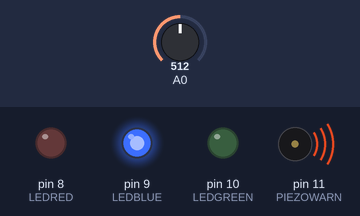
Simulated run of this sketch. Board: Arduino Uno, built with avr-gcc and run on an emulated ATmega328P. Shown: output pins drawn as LEDs (lit = HIGH), buzzer (waves = sounding). Inputs (shaded band) come from the test bench; at power-on: A0 = 512. What the sketch prints to the serial monitor is not drawn.

Above: at 1.3 s.
1.4 s: A0 set to 492
At 2.8 s:
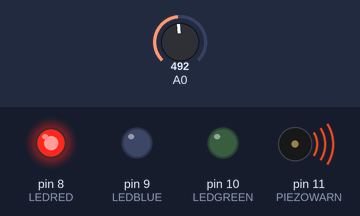
3.1 s: A0 set to 1023
At 4.0 s:
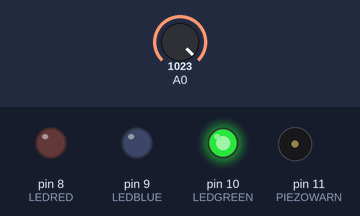
4.6 s: A0 set to 1009
6.1 s: A0 set to 992
At 6.9 s:
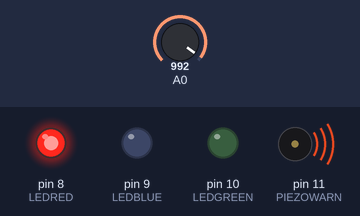
7.7 s: A0 set to 769
9.2 s: A0 set to 737
At 10.8 s:
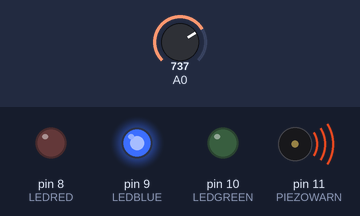
Timing chart, 0 to 11.8 s (numbered marks = the images above; inputs shaded):
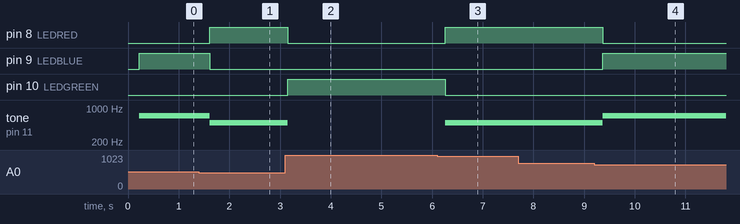

The sketch:

Vibration.ino
```cpp
/*
  SW-18010P Vibration Monitoring System - ADJUSTED FOR MULTI-LEVEL DETECTION

  This code monitors the analog output (A0) of the SW-18010P module
  and reports different alert levels based on the severity of the drop
  in the analog signal (1023 = Quiet, 0 = Max Vibration).
*/

// --- CONFIGURATION ---
#define Dig_pin 7                             // Digital output pin (DO) - Not strictly used, but kept for reference
// --- THRESHOLDS ---
// We define the lower boundary for the three alert levels
#define HIGH_SENSITIVITY_LOWER_BOUND 900      // Analog reading drops below 1001 but stays above 900
#define WARNING_LOWER_BOUND 500               // Analog reading drops below 751 but stays above 500
// Note: ALARM level is below 500
// ---------------------
////////////////////////////////////////
///////Lights Signage
////////////////////////////////////
int LEDRED = 8;
int LEDBLUE = 9;
int LEDGREEN = 10;
int PIEZOWARN = 11;
/////////////////////////////////

int Ana_out = 0;                              // Variable to hold the analog reading (0-1023)
String currentStatus = "Quiet";               // String to hold the current status (e.g., "Quiet", "WARNING", "ALERT")
String lastStatus = "Quiet";                  // String to track previous status

void setup() {
  Serial.begin(9600);
  pinMode(Dig_pin, INPUT);
  Serial.println("--- Vibration Monitoring System Initialized ---");
  Serial.println("Monitoring Multi-Level Thresholds:");
  Serial.println("  HIGH SENSITIVITY ALERT: 900 to 1000");
  Serial.println("  WARNING: 500 to 750");
  Serial.println("  ALARM: 0 to 499");
  //////////////////////////////////////////////////////////////////
  pinMode(LEDRED, OUTPUT);
  pinMode(LEDBLUE, OUTPUT);
  pinMode(LEDGREEN, OUTPUT);
  pinMode(PIEZOWARN, OUTPUT);

}

void loop() {
  Ana_out = analogRead(A0);

  // 1. Determine the current state based on the analog reading
  if (Ana_out < WARNING_LOWER_BOUND) {
    // Value is 0 to 499 -> ALARM (Max Vibration)
    currentStatus = "ALARM";
  } else if (Ana_out < 751) {
    // Value is 500 to 750 -> WARNING (Medium Vibration)
    currentStatus = "WARNING";
  } else if (Ana_out < HIGH_SENSITIVITY_LOWER_BOUND + 100 + 1) { // This line is for demonstration of requested range 900 to 1000
    // Value is 900 to 1000 -> HIGH SENSITIVITY ALERT (Smallest detectable drop)
    // To implement the logic for the HIGH SENSITIVITY ALERT (900-1000),
    // we use a simplified range check: Ana_out < 1001. Since we check
    // WARNING and ALARM first, this catches 900-1000.
    currentStatus = "HIGH SENSITIVITY ALERT";
  } else {
    // Value is 1001 to 1023 -> Quiet
    currentStatus = "Quiet";
  }

  // 2. Report and Check for State Change
  if (currentStatus != lastStatus) {
    // State has just changed! Print a special, noticeable alert.
    if (currentStatus == "HIGH SENSITIVITY ALERT") {
      Serial.println("*************************************************");
      Serial.print("* 🚨 ALERT: HIGH SENSITIVITY VIBRATION DETECTED! 🚨 | Analog: ");
      Serial.print(Ana_out);
      Serial.println(" *");
      Serial.println("*************************************************");
      digitalWrite(LEDRED, HIGH);
      digitalWrite(LEDGREEN, LOW);
      digitalWrite(LEDBLUE, LOW);
      tone(PIEZOWARN, 500.00);
    } else if (currentStatus == "WARNING") {
      Serial.println("-------------------------------------------------");
      Serial.print("⚠️ WARNING: Medium Vibration Detected! | Analog: ");
      Serial.print(Ana_out);
      Serial.println(" ⚠️");
      digitalWrite(LEDBLUE, HIGH);
      tone(PIEZOWARN, 700.00);
      digitalWrite(LEDRED, LOW);
      digitalWrite(LEDGREEN, LOW);
      Serial.println("-------------------------------------------------");
    } else if (currentStatus == "ALARM") {
      Serial.println("!!!!!!!!!!!!!!!!!!!!!!!!!!!!!!!!!!!!!!!!!!!!!!!!!");
      Serial.print("🛑 ALARM: Critical Vibration Detected! | Analog: ");
      Serial.print(Ana_out);
      Serial.println(" 🛑");
      Serial.println("!!!!!!!!!!!!!!!!!!!!!!!!!!!!!!!!!!!!!!!!!!!!!!!!!");
      digitalWrite(LEDRED, HIGH);
      digitalWrite(LEDGREEN, LOW);
      digitalWrite(LEDBLUE, LOW);
      tone(PIEZOWARN, 500.00);
    } else {
      Serial.println("--- System is now QUIET ---");
      digitalWrite(LEDGREEN, HIGH);
      noTone(PIEZOWARN);
      digitalWrite(LEDRED, LOW);
      digitalWrite(LEDBLUE, LOW);
    }
    // Update the last state
    lastStatus = currentStatus;
  }

  // 3. Continuous Monitoring Output
  // Print status every half-second, but only if the system is not Quiet
  if (currentStatus != "Quiet") {
    Serial.print("Status: ");
    Serial.print(currentStatus);
    Serial.print(" | Analog: ");
    Serial.println(Ana_out);
  }

  delay(300); // Wait for half a second before the next reading
}	
```

Measured:
- the behaviour switches between 500 and 499 on A0 (found by bisection; images 0 and 1)
- the behaviour switches between 1001 and 1000 on A0 (found by bisection; images 2 and 3)
- the behaviour switches between 751 and 750 on A0 (found by bisection; images 3 and 4)
- after the input at 1.4 s, pin 8 (LEDRED): LOW → HIGH after 0.21 s; pin 9 (LEDBLUE): HIGH → LOW after 0.21 s; tone on pin 11 (PIEZOWARN): 700 Hz → 500 Hz after 0.21 s
- after the input at 3.1 s, pin 8 (LEDRED): HIGH → LOW after 0.05 s; pin 10 (LEDGREEN): LOW → HIGH after 0.05 s; tone on pin 11 (PIEZOWARN): 500 Hz → silent after 0.05 s
- after the input at 4.6 s, every drawn part: stays the same
- after the input at 6.1 s, pin 8 (LEDRED): LOW → HIGH after 0.16 s; pin 10 (LEDGREEN): HIGH → LOW after 0.16 s; tone on pin 11 (PIEZOWARN): silent → 500 Hz after 0.16 s
- after the input at 7.7 s, every drawn part: stays the same
- after the input at 9.2 s, pin 8 (LEDRED): HIGH → LOW after 0.17 s; pin 9 (LEDBLUE): LOW → HIGH after 0.17 s; tone on pin 11 (PIEZOWARN): 500 Hz → 700 Hz after 0.17 s
